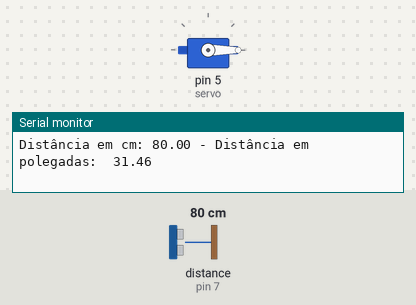
A sketch run on a simulated Arduino Uno, built with avr-gcc and run on an emulated ATmega328P. On the bench: servo, the last lines printed to the serial monitor. The inputs (shaded band) are chosen by the test bench; at power-on: distance to the obstacle (sensor on pin 7) 80 cm. The echo pulse lasts 58.3 µs per cm.

Above: at 1.2 s.
1.3 s: distance to the obstacle (sensor on pin 7) set to 29 cm
2.8 s: distance to the obstacle (sensor on pin 7) set to 22 cm
At 3.8 s:
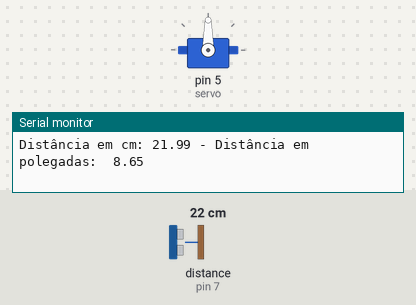
4.5 s: distance to the obstacle (sensor on pin 7) set to 35 cm
At 6.0 s:
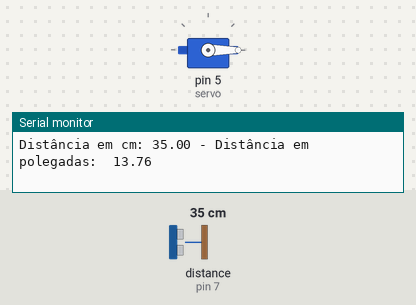
Timing chart, 0 to 7.5 s (numbered marks = the images above; inputs shaded):
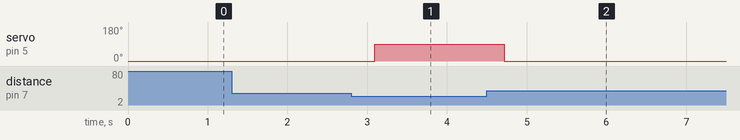

Measured:
- the behaviour switches between 26 and 25 cm on distance to the obstacle (sensor on pin 7) (found by bisection; images 0 and 1)
- after the input at 2.8 s, servo on pin 5 (servo): 0° → 90° after 0.29 s
- after the input at 4.5 s, servo on pin 5 (servo): 90° → 0° after 0.22 s

The sketch:

Garagem_inteligente.ino
```cpp
#include <Ultrasonic.h>
#include <Servo.h>
#define pino_trigger 6
#define pino_echo 7
#define servo 5

#define fechado 0
#define aberto 90

Ultrasonic ultrasonic(pino_trigger, pino_echo);
Servo s;
int pos;


void setup() {
  Serial.begin(9600);
  Serial.println("Lendo dados do sensor...");

  s.attach(servo);
  Serial.begin(9600);
  s.write(0);
}

void loop() {
  float cmMsec, inMsec;
  long microsec = ultrasonic.timing();
  cmMsec = ultrasonic.convert(microsec, Ultrasonic::CM);
  inMsec = ultrasonic.convert(microsec, Ultrasonic::IN);

  Serial.print("Distância em cm: ");
  Serial.print(cmMsec);
  Serial.print(" - Distância em polegadas:  ");
  Serial.println(inMsec);
  delay(200);

  if (cmMsec<=25){
    s.write(aberto);
  }
  else {
    s.write(fechado);
    }
  }
```
